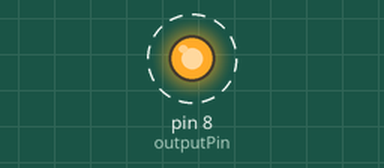
This sketch was run on a simulated Arduino Uno, built with avr-gcc and run on an emulated ATmega328P. Parts: output pins drawn as LEDs (lit = HIGH). Dashed ring = blinking.

Above: at 0.2 s.
Timing chart, 0 to 3.0 s (numbered marks = the images above):
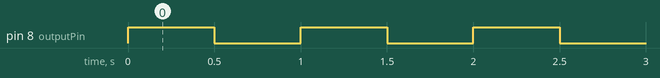

Measured:
- by itself, pin 8 (outputPin): alternates HIGH for 0.50 s and LOW for 0.50 s

The sketch:

Blink.ino
```cpp
/**
Project build from:
https://docs.arduino.cc/built-in-examples/basics/Blink
http://wortal.majsterkowicza.pl/2012/07/kurs-arduino-cz-1-poczatki-czyli-miganie-dioda/
**/

//int outputPin = LED_BUILTIN; //this is for Led that is build-in Arduino board
int outputPin = 8;
int delayTimeInMs = 500;

void setup() {
  // put your setup code here, to run once:
  //pin 8 will be our output
  pinMode(outputPin,OUTPUT);
}

void loop() {
  // put your main code here, to run repeatedly:
  //diode ON
  digitalWrite(outputPin, HIGH);
  //wait for ...
  delay(delayTimeInMs);
  //diode OFF
  digitalWrite(outputPin, LOW);
  //wait for ...
  delay(delayTimeInMs);
}
```
